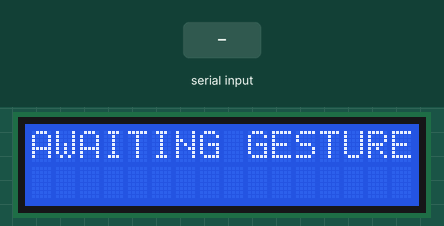
This sketch was run on a simulated Arduino Uno, built with avr-gcc and run on an emulated ATmega328P. Parts: 16×2 character LCD. The inputs (shaded band) are chosen by the test bench.

Above: at 3.2 s.
3.3 s: "1\n" received over Serial
At 4.5 s:
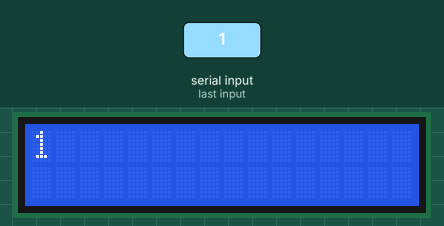
4.8 s: "0\n" received over Serial
At 5.8 s:
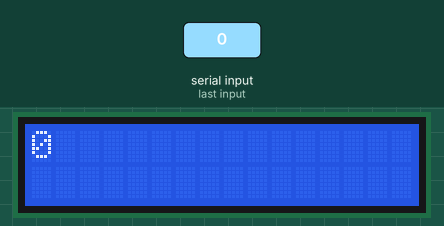
6.3 s: "2\n" received over Serial
At 7.0 s:
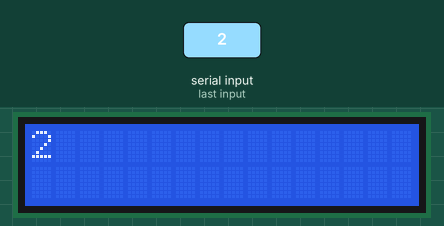
Timing chart, 0 to 9.3 s (numbered marks = the images above; inputs shaded):
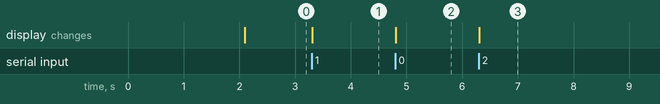

The sketch:

SignalProject.ino
```cpp
#include <Wire.h>
#include <LiquidCrystal_I2C.h>

// Set the LCD address to 0x27 for a 16 chars and 2 line display
// (If 0x27 shows blank boxes later, change it to 0x3F)
LiquidCrystal_I2C lcd(0x3F, 16, 2);

void setup() {
  // Start the serial connection at 9600 baud (matches Python)
  Serial.begin(9600);

  lcd.init();        // Initialize the LCD
  lcd.backlight();   // Turn on the backlight

  lcd.setCursor(0, 0);
  lcd.print("SYSTEM ONLINE");
  delay(2000);
  lcd.clear();
  lcd.print("AWAITING GESTURE");
}

void loop() {
  // Check if Python sent data over the USB cable
  if (Serial.available() > 0) {
    // Read the incoming text until the newline character '\n'
    String incomingText = Serial.readStringUntil('\n');

    lcd.clear(); // Clear the old text

    // Logic to wrap text cleanly across the two lines of the LCD
    if (incomingText.length() <= 16) {
      lcd.setCursor(0, 0);
      lcd.print(incomingText);
    } else {
      lcd.setCursor(0, 0);
      lcd.print(incomingText.substring(0, 16));
      lcd.setCursor(0, 1);
      lcd.print(incomingText.substring(16, 32));
    }
  }
}
```

Measured:
- after the input at 3.3 s, the display: changes at once (image 1)
- after the input at 4.8 s, the display: changes at once (image 2)
- after the input at 6.3 s, the display: changes at once (image 3)
